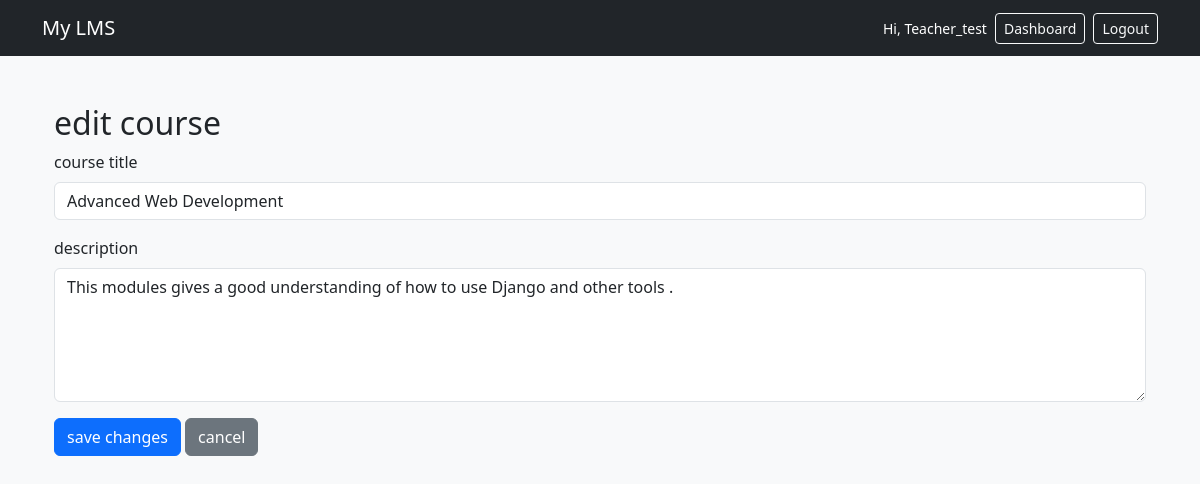
The page /courses/3/edit/ (signed in) on the database its author committed.
### courses/models.py (models this page shows, shortened)
class Course(models.Model):
    teacher = models.ForeignKey(
        settings.AUTH_USER_MODEL,
        on_delete=models.CASCADE,
        related_name="courses_taught",
    )
    title = models.CharField(max_length=200)
    description = models.TextField(blank=True)
    created_at = models.DateTimeField(auto_now_add=True)

### courses/views.py (the view, shortened to what this page needs)
# urls.py: path("<int:course_id>/edit/", views.course_edit, name="edit"),
@login_required
def course_edit(request, course_id):
    course = get_object_or_404(Course, id=course_id)
    if request.user != course.teacher:
        return HttpResponseForbidden("only the course teacher can edit this course.")
    return render(request, "courses/course_edit.html", {
        "course": course,
    })

### courses/templates/courses/course_edit.html (shortened to what this page needs)
{% extends "base.html" %}
{% block content %}
<div class="container mt-4">
    <h2>edit course</h2>
    <form method="post">
        <div class="mb-3">
            <label for="title" class="form-label">course title</label>
            <input type="text" name="title" id="title" class="form-control" value="{{ course.title }}" required>
        </div>
        <div class="mb-3">
            <label for="description" class="form-label">description</label>
            <textarea name="description" id="description" class="form-control" rows="5">{{ course.description }}</textarea>
        </div>
        <button type="submit" class="btn btn-primary">save changes</button>
        <a href="{% url 'courses:detail' course.id %}" class="btn btn-secondary">cancel</a>
    </form>
</div>
{% endblock %}

### templates/base.html (shortened to what this page needs)
<!doctype html>
<html lang="en">
<head>
  <link href="https://cdn.jsdelivr.net/npm/bootstrap@5.3.3/dist/css/bootstrap.min.css" rel="stylesheet">
</head>
<body class="bg-light">
<nav class="navbar navbar-expand-lg navbar-dark bg-dark">
  <div class="container">
    <a class="navbar-brand" href="{% url 'courses:list' %}">My LMS</a>
    <div class="d-flex align-items-center gap-2">
      {% if user.is_authenticated %}
        <span class="text-white small">Hi, {{ user.username }}</span>
        <a class="btn btn-sm btn-outline-light" href="{% url 'dashboard' %}">
          Dashboard
        </a>
        <form method="post" action="{% url 'logout' %}" class="mb-0">
          <button type="submit" class="btn btn-sm btn-outline-light">Logout</button>
        </form>
      {% else %}
        <a class="btn btn-sm btn-outline-light" href="{% url 'login' %}">Login</a>
        <a class="btn btn-sm btn-warning" href="{% url 'signup' %}">Sign up</a>
      {% endif %}
    </div>
  </div>
</nav>
<main class="container py-4">
  {% block content %}{% endblock %}
</main>
</body>
</html>

### rows shown on the page
Course: title "Advanced Web Development", description "This modules gives a good understanding of how to use Django and other tools ."

### other values the page prints
{{ user.username }} "Teacher_test"
